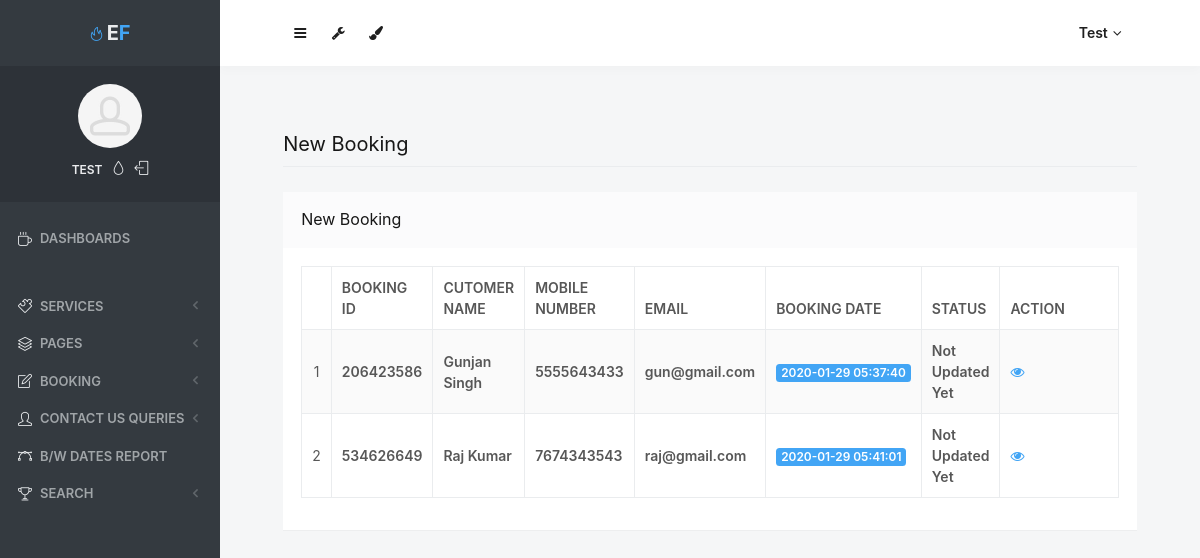
The app's page /admin/new-booking.php (signed in), older data.
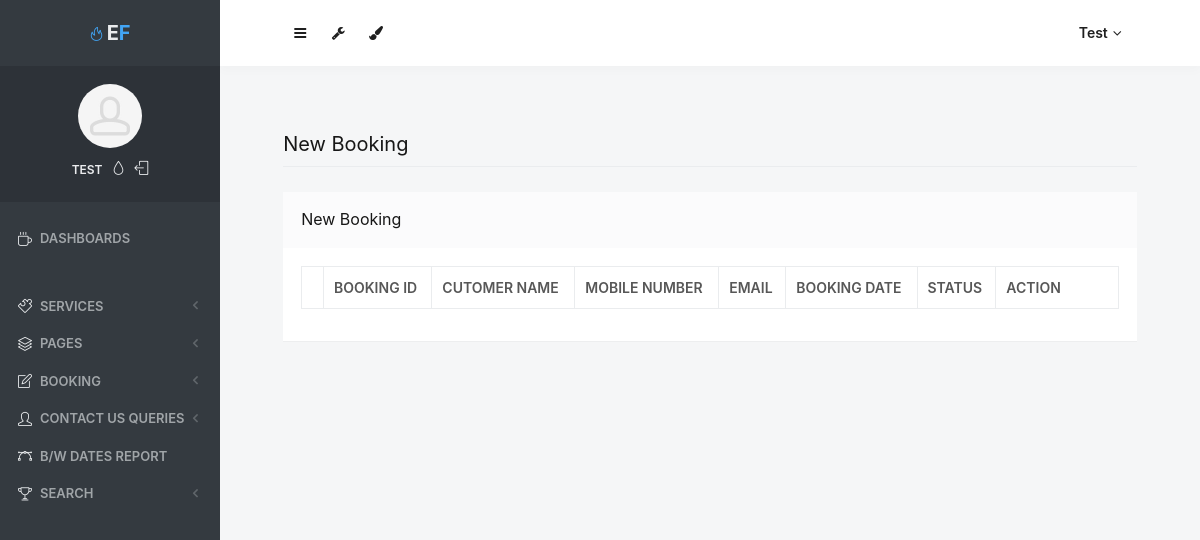
The same page, newer data.
### tables this page shows
CREATE TABLE `tblbooking` (
  `ID` int(10) NOT NULL,
  `BookingID` int(10) DEFAULT NULL,
  `ServiceID` int(10) DEFAULT NULL,
  `Name` varchar(200) DEFAULT NULL,
  `MobileNumber` bigint(10) DEFAULT NULL,
  `Email` varchar(200) DEFAULT NULL,
  `EventDate` varchar(200) DEFAULT NULL,
  `EventStartingtime` varchar(200) DEFAULT NULL,
  `EventEndingtime` varchar(200) DEFAULT NULL,
  `VenueAddress` mediumtext DEFAULT NULL,
  `electrician` varchar(200) DEFAULT NULL,
  `AdditionalInformation` mediumtext DEFAULT NULL,
  `BookingDate` timestamp NULL DEFAULT current_timestamp(),
  `payment_method` varchar(255) DEFAULT NULL,
  `Remark` varchar(200) DEFAULT NULL,
  `Status` varchar(200) DEFAULT NULL,
  `UpdationDate` timestamp NULL DEFAULT NULL ON UPDATE current_timestamp()
);

### admin/new-booking.php (the view, shortened to what the changed rows need)
<?php
include('includes/dbconnection.php');
if (strlen($_SESSION['odmsaid']==0)) {
  header('location:logout.php');
  } else{
  ?>
<!doctype html>
<html lang="en" class="no-focus">
    <head>
        <link rel="stylesheet" href="assets/js/plugins/datatables/dataTables.bootstrap4.min.css">
        <link rel="stylesheet" id="css-main" href="assets/css/codebase.min.css">
    </head>
    <body>
        <div id="page-container" class="sidebar-o sidebar-inverse side-scroll page-header-fixed main-content-narrow">
           <?php include_once('includes/sidebar.php');?>
          <?php include_once('includes/header.php');?>
            <main id="main-container">
                <div class="content">
                    <h2 class="content-heading">New Booking</h2>
                    <div class="block">
                        <div class="block-content block-content-full">
                            <table class="table table-bordered table-striped table-vcenter js-dataTable-full-pagination">
                                <thead>
                                    <tr>
                                        <th class="text-center"></th>
                                        <th>Booking ID</th>
                                        <th class="d-none d-sm-table-cell">Cutomer Name</th>
                                        <th class="d-none d-sm-table-cell">Mobile Number</th>
                                        <th class="d-none d-sm-table-cell">Email</th>
                                        <th class="d-none d-sm-table-cell">Booking Date</th>
                                        <th class="d-none d-sm-table-cell">Status</th>
                                        <th class="d-none d-sm-table-cell" style="width: 15%;">Action</th>
                                       </tr>
                                </thead>
                                <tbody>
                                    <?php
$sql="SELECT * from tblbooking where Status is null";
$query = $dbh -> prepare($sql);
$query->execute();
$results=$query->fetchAll(PDO::FETCH_OBJ);
$cnt=1;
if($query->rowCount() > 0)
{
foreach($results as $row)
{               ?>
                                    <tr>
                                        <td class="text-center"><?php echo htmlentities($cnt);?></td>
                                        <td class="font-w600"><?php  echo htmlentities($row->BookingID);?></td>
                                        <td class="font-w600"><?php  echo htmlentities($row->Name);?></td>
                                        <td class="font-w600"><?php  echo htmlentities($row->MobileNumber);?></td>
                                        <td class="font-w600"><?php  echo htmlentities($row->Email);?></td>
                                        <td class="font-w600">
                                            <span class="badge badge-primary"><?php  echo htmlentities($row->BookingDate);?></span>
                                        </td>
                                        <?php if($row->Status==""){ ?>
                     <td class="font-w600"><?php echo "Not Updated Yet"; ?></td>
<?php } else { ?>
                                        <td class="d-none d-sm-table-cell">
                                            <span class="badge badge-primary"><?php  echo htmlentities($row->Status);?></span>
                                        </td>
<?php } ?>
                                         <td class="d-none d-sm-table-cell"><a href="view-booking-detail.php?editid=<?php echo htmlentities ($row->ID);?>&&bookingid=<?php echo htmlentities ($row->BookingID);?>"><i class="fa fa-eye" aria-hidden="true"></i></a></td>
                                    </tr>
                                    <?php $cnt=$cnt+1;}} ?>
                                </tbody>
                            </table>
                        </div>
                    </div>
                </div>
            </main>
        </div>
    </body>
</html>
<?php }  ?>

### admin/includes/sidebar.php (shortened to what the changed rows need)
<?php
   include('includes/dbconnection.php');
   if (strlen($_SESSION['odmsaid'] == 0)) {
       header('location:logout.php');
   } else {
   ?>
    <nav id="sidebar">
        <div id="sidebar-scroll">
            <div class="sidebar-content">
                <div class="content-side content-side-full content-side-user px-10 align-parent">
                    <div class="sidebar-mini-hidden-b text-center">
                        <ul class="list-inline mt-10">
                            <?php
                               $aid = $_SESSION['odmsaid'];
                               $sql = "SELECT AdminName from  tbladmin where ID=:aid";
                               $query = $dbh->prepare($sql);
                               $query->bindParam(':aid', $aid, PDO::PARAM_STR);
                               $query->execute();
                               $results = $query->fetchAll(PDO::FETCH_OBJ);
                               $cnt = 1;
                               if ($query->rowCount() > 0) {
                                   foreach ($results as $row) {               ?>
                                    <li class="list-inline-item">
                                        <a class="link-effect text-dual-primary-dark font-size-xs font-w600 text-uppercase" href="admin-profile.php"><?php echo $row->AdminName; ?></a>
                                    </li><?php $cnt = $cnt + 1;
                                       }
                                   } ?>
                        </ul>
                    </div>
                </div>
            </div>
        </div>
    </nav>
<?php }  ?>

### admin/includes/header.php (shortened to what the changed rows need)
<?php
 include('includes/dbconnection.php');
 if (strlen($_SESSION['odmsaid'] == 0)) {
     header('location:logout.php');
 } else {
 ?>
    <header id="page-header">
        <div class="content-header">
            <div class="content-header-section">
                <div class="btn-group" role="group">
                    <?php
                     $aid = $_SESSION['odmsaid'];
                     $sql = "SELECT AdminName from  tbladmin where ID=:aid";
                     $query = $dbh->prepare($sql);
                     $query->bindParam(':aid', $aid, PDO::PARAM_STR);
                     $query->execute();
                     $results = $query->fetchAll(PDO::FETCH_OBJ);
                     if ($query->rowCount() > 0) {
                         foreach ($results as $row) {               ?>
                            <button type="button" class="btn btn-rounded btn-dual-secondary" id="page-header-user-dropdown" data-toggle="dropdown" aria-haspopup="true" aria-expanded="false">
                                <?php echo $row->AdminName; ?><i class="fa fa-angle-down ml-5"></i>
                            </button>
                    <?php $cnt = $cnt + 1;
                         }
                     } ?>
                </div>
            </div>
        </div>
    </header>
<?php }  ?>

Row changes from the older to the newer data that the page shows:
removed tblbooking: BookingID "206423586", Name "Gunjan Singh", MobileNumber "5555643433", Email "gun@gmail.com", BookingDate "2020-01-29 05:37:40", shows "Not Updated Yet"
removed tblbooking: BookingID "534626649", Name "Raj Kumar", MobileNumber "7674343543", Email "raj@gmail.com", BookingDate "2020-01-29 05:41:01", shows "Not Updated Yet"
